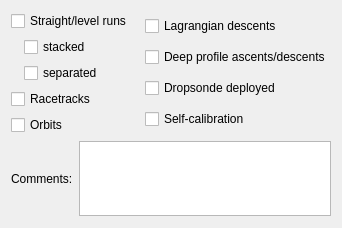
          <widget class="QWidget" name="page_9">
           <property name="geometry">
            <rect>
             <x>0</x>
             <y>0</y>
             <width>342</width>
             <height>228</height>
            </rect>
           </property>
           <attribute name="label">
            <string>Types of Flight Manoeuvre</string>
           </attribute>
           <layout class="QVBoxLayout" name="verticalLayout_30">
            <item>
             <layout class="QHBoxLayout" name="horizontalLayout_36">
              <item>
               <layout class="QVBoxLayout" name="verticalLayout_28">
                <item>
                 <widget class="QCheckBox" name="straightLevelRunsCheck">
                  <property name="text">
                   <string>Straight/level runs</string>
                  </property>
                 </widget>
                </item>
                <item>
                 <layout class="QHBoxLayout" name="horizontalLayout_34">
                  <item>
                   <spacer name="horizontalSpacer_20">
                    <property name="orientation">
                     <enum>Qt::Horizontal</enum>
                    </property>
                    <property name="sizeType">
                     <enum>QSizePolicy::Maximum</enum>
                    </property>
                    <property name="sizeHint" stdset="0">
                     <size>
                      <width>13</width>
                      <height>17</height>
                     </size>
                    </property>
                   </spacer>
                  </item>
                  <item>
                   <widget class="QCheckBox" name="stackedStraightLevelRunsCheck">
                    <property name="text">
                     <string>stacked</string>
                    </property>
                   </widget>
                  </item>
                 </layout>
                </item>
                <item>
                 <layout class="QHBoxLayout" name="horizontalLayout_35">
                  <item>
                   <spacer name="horizontalSpacer_21">
                    <property name="orientation">
                     <enum>Qt::Horizontal</enum>
                    </property>
                    <property name="sizeType">
                     <enum>QSizePolicy::Maximum</enum>
                    </property>
                    <property name="sizeHint" stdset="0">
                     <size>
                      <width>13</width>
                      <height>17</height>
                     </size>
                    </property>
                   </spacer>
                  </item>
                  <item>
                   <widget class="QCheckBox" name="separatedStraightLevelRuns">
                    <property name="text">
                     <string>separated</string>
                    </property>
                   </widget>
                  </item>
                 </layout>
                </item>
                <item>
                 <widget class="QCheckBox" name="racetracksCheck">
                  <property name="text">
                   <string>Racetracks</string>
                  </property>
                 </widget>
                </item>
                <item>
                 <widget class="QCheckBox" name="orbitsCheck">
                  <property name="text">
                   <string>Orbits</string>
                  </property>
                 </widget>
                </item>
               </layout>
              </item>
              <item>
               <layout class="QVBoxLayout" name="verticalLayout_29">
                <item>
                 <widget class="QCheckBox" name="lagrangianDescentsCheck">
                  <property name="text">
                   <string>Lagrangian descents</string>
                  </property>
                 </widget>
                </item>
                <item>
                 <widget class="QCheckBox" name="deepProfileAscentDescentsCheck">
                  <property name="text">
                   <string>Deep profile ascents/descents</string>
                  </property>
                 </widget>
                </item>
                <item>
                 <widget class="QCheckBox" name="dropsondeDeployedCheck">
                  <property name="text">
                   <string>Dropsonde deployed</string>
                  </property>
                 </widget>
                </item>
                <item>
                 <widget class="QCheckBox" name="selfCalibrationCheck">
                  <property name="text">
                   <string>Self-calibration</string>
                  </property>
                 </widget>
                </item>
               </layout>
              </item>
             </layout>
            </item>
            <item>
             <layout class="QHBoxLayout" name="horizontalLayout_37">
              <item>
               <widget class="QLabel" name="label_21">
                <property name="text">
                 <string>Comments:</string>
                </property>
               </widget>
              </item>
              <item>
               <widget class="QTextEdit" name="FTOtherTextBox">
                <property name="maximumSize">
                 <size>
                  <width>16777215</width>
                  <height>75</height>
                 </size>
                </property>
               </widget>
              </item>
             </layout>
            </item>
           </layout>
          </widget>
